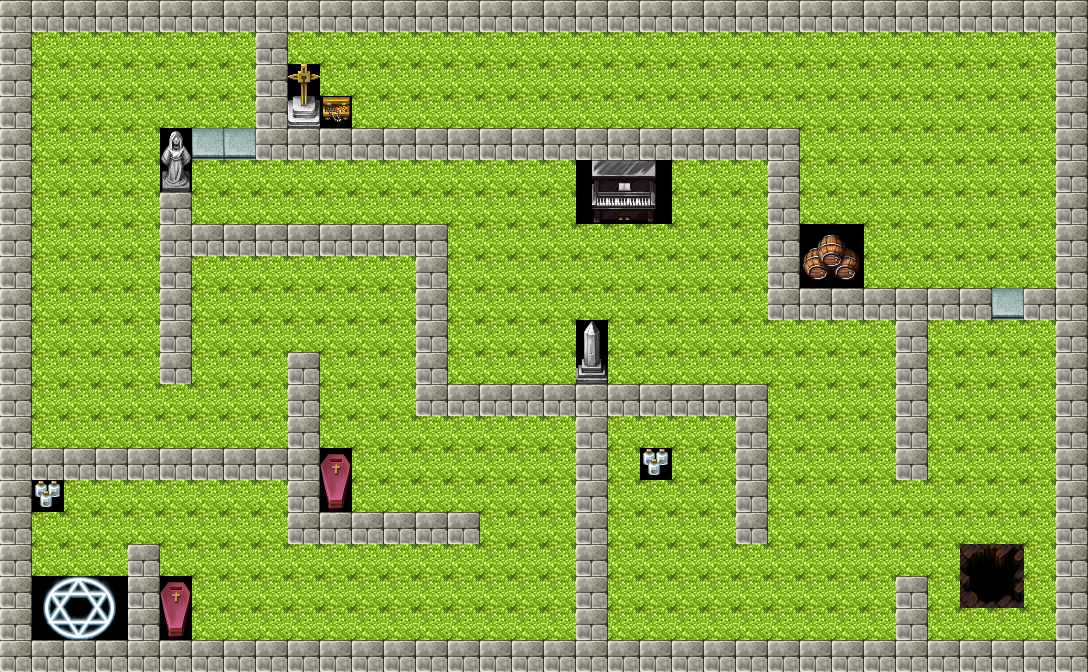

The image is a tile-based game level rendered from a .tmx file. Its description and source (layers, tilesets, objects; grid data summarised) follow:
An orthogonal 34x21 tile map with 32x32 px tiles, 1 tile layer (mapa1).

<map version="1.0" orientation="orthogonal" renderorder="left-down" width="34" height="21" tilewidth="32" tileheight="32" nextobjectid="1">
 <tileset firstgid="1" name="fondo" tilewidth="32" tileheight="32" tilecount="100" columns="10">
  <image source="fondo.png" width="320" height="320" />
  <tile id="0">
   <properties>
    <property name="muro" type="int" value="2" />
   </properties>
  </tile>
  <tile id="1">
   <properties>
    <property name="muro" type="int" value="1" />
   </properties>
  </tile>
  <tile id="2">
   <properties>
    <property name="muro" type="int" value="1" />
   </properties>
  </tile>
  <tile id="10">
   <properties>
    <property name="muro" type="int" value="2" />
   </properties>
  </tile>
  <tile id="11">
   <properties>
    <property name="muro" type="int" value="1" />
   </properties>
  </tile>
  <tile id="12">
   <properties>
    <property name="muro" type="int" value="1" />
   </properties>
  </tile>
  <tile id="21">
   <properties>
    <property name="muro" type="int" value="3" />
   </properties>
  </tile>
  <tile id="22">
   <properties>
    <property name="muro" type="int" value="2" />
   </properties>
  </tile>
  <tile id="23">
   <properties>
    <property name="muro" type="int" value="2" />
   </properties>
  </tile>
  <tile id="24">
   <properties>
    <property name="muro" type="int" value="2" />
   </properties>
  </tile>
  <tile id="30">
   <properties>
    <property name="muro" type="int" value="2" />
   </properties>
  </tile>
  <tile id="31">
   <properties>
    <property name="muro" type="int" value="2" />
   </properties>
  </tile>
  <tile id="32">
   <properties>
    <property name="muro" type="int" value="2" />
   </properties>
  </tile>
  <tile id="33">
   <properties>
    <property name="muro" type="int" value="2" />
   </properties>
  </tile>
  <tile id="34">
   <properties>
    <property name="muro" type="int" value="2" />
   </properties>
  </tile>
  <tile id="35">
   <properties>
    <property name="muro" type="int" value="5" />
   </properties>
  </tile>
  <tile id="39">
   <properties>
    <property name="muro" type="int" value="0" />
   </properties>
  </tile>
  <tile id="40">
   <properties>
    <property name="muro" type="int" value="2" />
   </properties>
  </tile>
  <tile id="41">
   <properties>
    <property name="muro" type="int" value="2" />
   </properties>
  </tile>
  <tile id="42">
   <properties>
    <property name="muro" type="int" value="2" />
   </properties>
  </tile>
  <tile id="43">
   <properties>
    <property name="muro" type="int" value="2" />
   </properties>
  </tile>
  <tile id="50">
   <properties>
    <property name="muro" type="int" value="2" />
   </properties>
  </tile>
  <tile id="51">
   <properties>
    <property name="muro" type="int" value="2" />
   </properties>
  </tile>
  <tile id="52">
   <properties>
    <property name="muro" type="int" value="2" />
   </properties>
  </tile>
  <tile id="53">
   <properties>
    <property name="muro" type="int" value="2" />
   </properties>
  </tile>
  <tile id="55">
   <properties>
    <property name="muro" type="int" value="4" />
   </properties>
  </tile>
  <tile id="60">
   <properties>
    <property name="muro" type="int" value="2" />
   </properties>
  </tile>
  <tile id="61">
   <properties>
    <property name="muro" type="int" value="2" />
   </properties>
  </tile>
  <tile id="62">
   <properties>
    <property name="muro" type="int" value="2" />
   </properties>
  </tile>
  <tile id="63">
   <properties>
    <property name="muro" type="int" value="2" />
   </properties>
  </tile>
  <tile id="64">
   <properties>
    <property name="muro" type="int" value="2" />
   </properties>
  </tile>
  <tile id="70">
   <properties>
    <property name="muro" type="int" value="2" />
   </properties>
  </tile>
  <tile id="71">
   <properties>
    <property name="muro" type="int" value="2" />
   </properties>
  </tile>
  <tile id="72">
   <properties>
    <property name="muro" type="int" value="2" />
   </properties>
  </tile>
  <tile id="73">
   <properties>
    <property name="muro" type="int" value="2" />
   </properties>
  </tile>
  <tile id="74">
   <properties>
    <property name="muro" type="int" value="2" />
   </properties>
  </tile>
  <tile id="75">
   <properties>
    <property name="muro" type="int" value="4" />
   </properties>
  </tile>
  <tile id="80">
   <properties>
    <property name="muro" type="int" value="2" />
   </properties>
  </tile>
  <tile id="81">
   <properties>
    <property name="muro" type="int" value="2" />
   </properties>
  </tile>
  <tile id="82">
   <properties>
    <property name="muro" type="int" value="2" />
   </properties>
  </tile>
  <tile id="83">
   <properties>
    <property name="muro" type="int" value="1" />
   </properties>
  </tile>
  <tile id="84">
   <properties>
    <property name="muro" type="int" value="1" />
   </properties>
  </tile>
  <tile id="85">
   <properties>
    <property name="muro" type="int" value="1" />
   </properties>
  </tile>
  <tile id="86">
   <properties>
    <property name="muro" type="int" value="2" />
   </properties>
  </tile>
  <tile id="87">
   <properties>
    <property name="muro" type="int" value="2" />
   </properties>
  </tile>
  <tile id="88">
   <properties>
    <property name="muro" type="int" value="2" />
   </properties>
  </tile>
  <tile id="90">
   <properties>
    <property name="muro" type="int" value="2" />
   </properties>
  </tile>
  <tile id="91">
   <properties>
    <property name="muro" type="int" value="2" />
   </properties>
  </tile>
  <tile id="92">
   <properties>
    <property name="muro" type="int" value="2" />
   </properties>
  </tile>
  <tile id="93">
   <properties>
    <property name="muro" type="int" value="1" />
   </properties>
  </tile>
  <tile id="94">
   <properties>
    <property name="muro" type="int" value="1" />
   </properties>
  </tile>
  <tile id="95">
   <properties>
    <property name="muro" type="int" value="1" />
   </properties>
  </tile>
  <tile id="96">
   <properties>
    <property name="muro" type="int" value="2" />
   </properties>
  </tile>
  <tile id="97">
   <properties>
    <property name="muro" type="int" value="2" />
   </properties>
  </tile>
  <tile id="98">
   <properties>
    <property name="muro" type="int" value="2" />
   </properties>
  </tile>
 </tileset>
 <layer name="mapa1" width="34" height="21">
  <data>[714 cells, 714 non-empty, 33 distinct tile ids]</data>
 </layer>
</map>